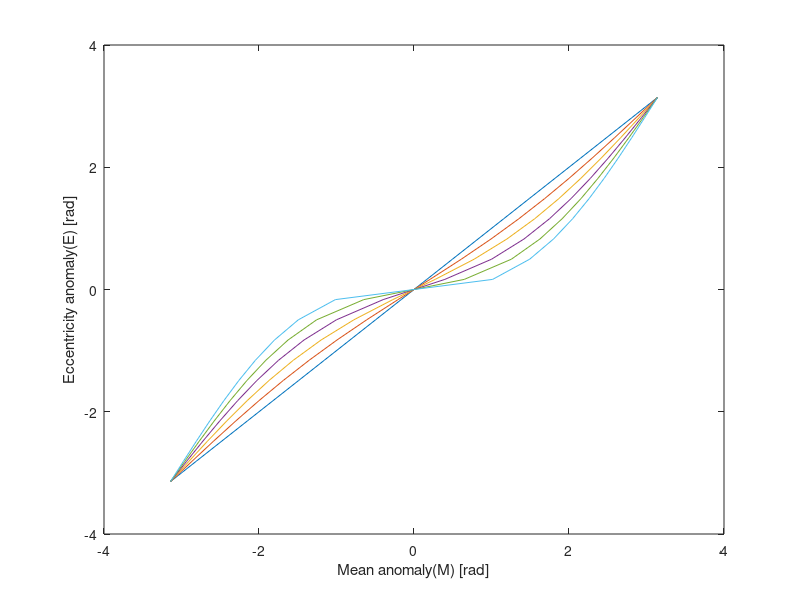

MATLAB code for this plot:
%%%%%%%%%%%%%%%%%%%%%%%%
%%%% 우주역학특론 HW3 %%%%
%%%% 24114529 임형구 %%%%
%%%%%%%%%%%%%%%%%%%%%%%%
close all;
clear all;
clc;


% Parameter %
a = 22500;               % [km]
e = [0:0.2:1];           % eccentricity
mu = 3.986004418e5;      % [km^3/s^-2]earth gravitational constant
n = sqrt(mu/a^3);        % [rad/s]mean motion
M = linspace(-pi,pi,20);


function E = Mean2Eccen(M, e)
    E_n1 = M;
    f = (M-E_n1+e*sin(E_n1));
    fdot= (e*cos(E_n1)-1);
    E_n2 = E_n1-(f/fdot);
    % E_up = M+e*sin(0.1);
    % E_down = E_up + 0.1;
    while (abs(E_n1 - E_n2) > 0.001)
        E_n1 = E_n2;
        f = (M-E_n1+e*sin(E_n1));
        fdot= (e*cos(E_n1)-1);
        E_n2 = E_n1-(f/fdot);
    end 
    E = E_n2;
end


for i=1:1:length(e)
    for j=1:1:length(M)
        E(i,j) = Mean2Eccen(M(j),e(i));
    end
    plot(E(i,:),M);
    % legend(sprintf('ecc = %d', e(i)));
    hold on;
end

hold on;
ylabel("Eccentricity anomaly(E) [rad]");
xlabel("Mean anomaly(M) [rad]");